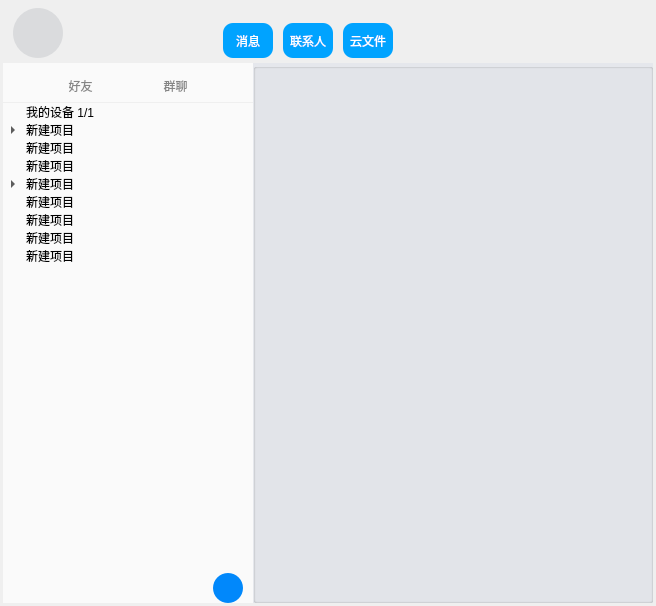
<?xml version="1.0" encoding="UTF-8"?>
<ui version="4.0">
 <class>LSChat</class>
 <widget class="QWidget" name="LSChat">
  <property name="geometry">
   <rect>
    <x>0</x>
    <y>0</y>
    <width>656</width>
    <height>606</height>
   </rect>
  </property>
  <property name="minimumSize">
   <size>
    <width>656</width>
    <height>606</height>
   </size>
  </property>
  <property name="baseSize">
   <size>
    <width>656</width>
    <height>606</height>
   </size>
  </property>
  <property name="windowTitle">
   <string>Form</string>
  </property>
  <widget class="QWidget" name="LSChatWidget" native="true">
   <property name="geometry">
    <rect>
     <x>3</x>
     <y>3</y>
     <width>650</width>
     <height>600</height>
    </rect>
   </property>
   <property name="minimumSize">
    <size>
     <width>650</width>
     <height>600</height>
    </size>
   </property>
   <property name="baseSize">
    <size>
     <width>650</width>
     <height>600</height>
    </size>
   </property>
   <property name="styleSheet">
    <string notr="true">QWidget#LSChatWidget{
	border-radius: 3px;
}</string>
   </property>
   <widget class="QStackedWidget" name="globalStackedWidget">
    <property name="geometry">
     <rect>
      <x>0</x>
      <y>60</y>
      <width>650</width>
      <height>540</height>
     </rect>
    </property>
    <property name="sizePolicy">
     <sizepolicy hsizetype="Preferred" vsizetype="Preferred">
      <horstretch>0</horstretch>
      <verstretch>0</verstretch>
     </sizepolicy>
    </property>
    <property name="minimumSize">
     <size>
      <width>650</width>
      <height>540</height>
     </size>
    </property>
    <property name="baseSize">
     <size>
      <width>650</width>
      <height>540</height>
     </size>
    </property>
    <property name="styleSheet">
     <string notr="true">QStackedWidget#stackedWidget{
	border-radius: 3px;
}</string>
    </property>
    <property name="currentIndex">
     <number>1</number>
    </property>
    <widget class="QWidget" name="sessionPage">
     <property name="minimumSize">
      <size>
       <width>650</width>
       <height>540</height>
      </size>
     </property>
     <property name="baseSize">
      <size>
       <width>650</width>
       <height>540</height>
      </size>
     </property>
     <property name="styleSheet">
      <string notr="true">QWidget#sessionPage{
	border-radius: 3px;
}</string>
     </property>
     <widget class="QListWidget" name="chatItemShowListWidget">
      <property name="geometry">
       <rect>
        <x>0</x>
        <y>0</y>
        <width>250</width>
        <height>540</height>
       </rect>
      </property>
      <property name="minimumSize">
       <size>
        <width>70</width>
        <height>540</height>
       </size>
      </property>
      <property name="maximumSize">
       <size>
        <width>250</width>
        <height>16777215</height>
       </size>
      </property>
      <property name="baseSize">
       <size>
        <width>250</width>
        <height>540</height>
       </size>
      </property>
      <property name="mouseTracking">
       <bool>false</bool>
      </property>
      <property name="styleSheet">
       <string notr="true">QListWidget{
	border: none;
	background-color: rgb(250, 250, 250);
}</string>
      </property>
     </widget>
     <widget class="QWidget" name="chatShowTopWidget" native="true">
      <property name="geometry">
       <rect>
        <x>329</x>
        <y>0</y>
        <width>141</width>
        <height>38</height>
       </rect>
      </property>
      <property name="sizePolicy">
       <sizepolicy hsizetype="Expanding" vsizetype="Expanding">
        <horstretch>0</horstretch>
        <verstretch>0</verstretch>
       </sizepolicy>
      </property>
      <property name="styleSheet">
       <string notr="true">background-color: rgb(255, 255, 255);</string>
      </property>
     </widget>
     <widget class="QListWidget" name="chatShowListWidget">
      <property name="geometry">
       <rect>
        <x>250</x>
        <y>40</y>
        <width>400</width>
        <height>385</height>
       </rect>
      </property>
      <property name="sizePolicy">
       <sizepolicy hsizetype="Expanding" vsizetype="Expanding">
        <horstretch>0</horstretch>
        <verstretch>0</verstretch>
       </sizepolicy>
      </property>
      <property name="minimumSize">
       <size>
        <width>400</width>
        <height>50</height>
       </size>
      </property>
      <property name="baseSize">
       <size>
        <width>400</width>
        <height>385</height>
       </size>
      </property>
      <property name="styleSheet">
       <string notr="true">QListWidget{
	border: none;
}</string>
      </property>
     </widget>
     <widget class="QTextEdit" name="chatTextEdit">
      <property name="geometry">
       <rect>
        <x>250</x>
        <y>465</y>
        <width>400</width>
        <height>35</height>
       </rect>
      </property>
      <property name="sizePolicy">
       <sizepolicy hsizetype="Expanding" vsizetype="Expanding">
        <horstretch>0</horstretch>
        <verstretch>0</verstretch>
       </sizepolicy>
      </property>
      <property name="minimumSize">
       <size>
        <width>400</width>
        <height>35</height>
       </size>
      </property>
      <property name="baseSize">
       <size>
        <width>400</width>
        <height>35</height>
       </size>
      </property>
      <property name="mouseTracking">
       <bool>false</bool>
      </property>
      <property name="styleSheet">
       <string notr="true">QTextEdit{
	border: none;
}
QScrollBar:vertical{
	width: 5px;
}
QScrollBar::handle:vertical{
	min-height: 10px;
}
</string>
      </property>
      <property name="lineWrapMode">
       <enum>QTextEdit::WidgetWidth</enum>
      </property>
      <property name="markdown">
       <string/>
      </property>
     </widget>
     <widget class="QWidget" name="chatSendWidget" native="true">
      <property name="geometry">
       <rect>
        <x>260</x>
        <y>500</y>
        <width>191</width>
        <height>40</height>
       </rect>
      </property>
      <property name="sizePolicy">
       <sizepolicy hsizetype="Expanding" vsizetype="Expanding">
        <horstretch>0</horstretch>
        <verstretch>0</verstretch>
       </sizepolicy>
      </property>
      <property name="mouseTracking">
       <bool>false</bool>
      </property>
      <property name="styleSheet">
       <string notr="true">background-color: rgb(255, 255, 255);</string>
      </property>
     </widget>
     <widget class="QPushButton" name="sendMsgBtn">
      <property name="geometry">
       <rect>
        <x>570</x>
        <y>510</y>
        <width>65</width>
        <height>25</height>
       </rect>
      </property>
      <property name="minimumSize">
       <size>
        <width>65</width>
        <height>25</height>
       </size>
      </property>
      <property name="maximumSize">
       <size>
        <width>65</width>
        <height>25</height>
       </size>
      </property>
      <property name="baseSize">
       <size>
        <width>65</width>
        <height>25</height>
       </size>
      </property>
      <property name="styleSheet">
       <string notr="true">QPushButton#sendMsgBtn{
	font-size: 12px;
	color: rgb(255, 255, 255);
	background-color: rgb(1, 136, 251);
	border-radius: 2px;
}
QPushButton#sendMsgBtn:hover{
	
	background-color: rgb(40, 165, 255);
}</string>
      </property>
      <property name="text">
       <string/>
      </property>
     </widget>
     <widget class="QPushButton" name="chatUsernameBtn">
      <property name="geometry">
       <rect>
        <x>260</x>
        <y>10</y>
        <width>51</width>
        <height>23</height>
       </rect>
      </property>
      <property name="cursor">
       <cursorShape>PointingHandCursor</cursorShape>
      </property>
      <property name="styleSheet">
       <string notr="true">QPushButton{
	background-color: rgb(255, 255, 255);
	border: none;
}
QPushButton:hover{
	text-decoration: underline;
}</string>
      </property>
      <property name="text">
       <string>张三</string>
      </property>
     </widget>
     <widget class="QPushButton" name="pushButton_2">
      <property name="geometry">
       <rect>
        <x>620</x>
        <y>10</y>
        <width>25</width>
        <height>25</height>
       </rect>
      </property>
      <property name="text">
       <string/>
      </property>
     </widget>
     <widget class="QPushButton" name="pushButton_3">
      <property name="geometry">
       <rect>
        <x>590</x>
        <y>10</y>
        <width>25</width>
        <height>25</height>
       </rect>
      </property>
      <property name="text">
       <string/>
      </property>
     </widget>
     <widget class="QPushButton" name="pushButton_4">
      <property name="geometry">
       <rect>
        <x>560</x>
        <y>10</y>
        <width>25</width>
        <height>25</height>
       </rect>
      </property>
      <property name="text">
       <string/>
      </property>
     </widget>
     <widget class="QPushButton" name="pushButton_5">
      <property name="geometry">
       <rect>
        <x>520</x>
        <y>10</y>
        <width>25</width>
        <height>25</height>
       </rect>
      </property>
      <property name="text">
       <string/>
      </property>
     </widget>
     <widget class="QFontComboBox" name="chatEditFontComboBox">
      <property name="geometry">
       <rect>
        <x>260</x>
        <y>430</y>
        <width>51</width>
        <height>22</height>
       </rect>
      </property>
     </widget>
     <widget class="QComboBox" name="chatEditComboBox">
      <property name="geometry">
       <rect>
        <x>320</x>
        <y>430</y>
        <width>69</width>
        <height>22</height>
       </rect>
      </property>
     </widget>
     <widget class="QPushButton" name="sendMsgTipBtn">
      <property name="geometry">
       <rect>
        <x>530</x>
        <y>510</y>
        <width>14</width>
        <height>14</height>
       </rect>
      </property>
      <property name="minimumSize">
       <size>
        <width>14</width>
        <height>14</height>
       </size>
      </property>
      <property name="maximumSize">
       <size>
        <width>14</width>
        <height>14</height>
       </size>
      </property>
      <property name="baseSize">
       <size>
        <width>14</width>
        <height>14</height>
       </size>
      </property>
      <property name="styleSheet">
       <string notr="true">QPushButton#sendMsgTipBtn{
	background-color: rgb(1, 136, 251);
	border-radius: 2px;
	color: rgb(255, 255, 255);
}
QPushButton#sendMsgTipBtn:hover{
	background-color: rgb(126, 195, 255);
}</string>
      </property>
      <property name="text">
       <string/>
      </property>
     </widget>
     <widget class="QLabel" name="sendMsgLabel">
      <property name="geometry">
       <rect>
        <x>470</x>
        <y>520</y>
        <width>54</width>
        <height>12</height>
       </rect>
      </property>
      <property name="sizePolicy">
       <sizepolicy hsizetype="Expanding" vsizetype="Expanding">
        <horstretch>0</horstretch>
        <verstretch>0</verstretch>
       </sizepolicy>
      </property>
      <property name="styleSheet">
       <string notr="true">QLabel#sendMsgLabel{
	color: rgb(255, 255, 255);
}</string>
      </property>
      <property name="text">
       <string>发送(S)</string>
      </property>
     </widget>
    </widget>
    <widget class="QWidget" name="listPage">
     <property name="minimumSize">
      <size>
       <width>650</width>
       <height>540</height>
      </size>
     </property>
     <property name="baseSize">
      <size>
       <width>650</width>
       <height>540</height>
      </size>
     </property>
     <property name="styleSheet">
      <string notr="true">QWidget#listPage{
	border-radius: 3px;
}</string>
     </property>
     <widget class="QStackedWidget" name="listStackedWidget">
      <property name="geometry">
       <rect>
        <x>0</x>
        <y>40</y>
        <width>250</width>
        <height>500</height>
       </rect>
      </property>
      <property name="minimumSize">
       <size>
        <width>250</width>
        <height>500</height>
       </size>
      </property>
      <property name="maximumSize">
       <size>
        <width>250</width>
        <height>16777215</height>
       </size>
      </property>
      <property name="baseSize">
       <size>
        <width>250</width>
        <height>500</height>
       </size>
      </property>
      <property name="currentIndex">
       <number>0</number>
      </property>
      <widget class="QWidget" name="friendListPage">
       <property name="minimumSize">
        <size>
         <width>250</width>
         <height>500</height>
        </size>
       </property>
       <property name="maximumSize">
        <size>
         <width>250</width>
         <height>16777215</height>
        </size>
       </property>
       <property name="baseSize">
        <size>
         <width>250</width>
         <height>500</height>
        </size>
       </property>
       <widget class="QTreeWidget" name="friTreeWidget">
        <property name="geometry">
         <rect>
          <x>0</x>
          <y>0</y>
          <width>250</width>
          <height>500</height>
         </rect>
        </property>
        <property name="styleSheet">
         <string notr="true">QTreeWidget#friTreeWidget{
	background-color: rgb(250, 250, 250);
	border: none;
}</string>
        </property>
        <property name="headerHidden">
         <bool>true</bool>
        </property>
        <column>
         <property name="text">
          <string/>
         </property>
        </column>
        <item>
         <property name="text">
          <string>我的设备 1/1</string>
         </property>
        </item>
        <item>
         <property name="text">
          <string>新建项目</string>
         </property>
         <item>
          <property name="text">
           <string>新建子项目</string>
          </property>
         </item>
         <item>
          <property name="text">
           <string>新建子项目</string>
          </property>
         </item>
         <item>
          <property name="text">
           <string>新建子项目</string>
          </property>
         </item>
         <item>
          <property name="text">
           <string>新建子项目</string>
          </property>
         </item>
        </item>
        <item>
         <property name="text">
          <string>新建项目</string>
         </property>
        </item>
        <item>
         <property name="text">
          <string>新建项目</string>
         </property>
        </item>
        <item>
         <property name="text">
          <string>新建项目</string>
         </property>
         <item>
          <property name="text">
           <string>新建子项目</string>
          </property>
         </item>
        </item>
        <item>
         <property name="text">
          <string>新建项目</string>
         </property>
        </item>
        <item>
         <property name="text">
          <string>新建项目</string>
         </property>
        </item>
        <item>
         <property name="text">
          <string>新建项目</string>
         </property>
        </item>
        <item>
         <property name="text">
          <string>新建项目</string>
         </property>
        </item>
       </widget>
       <widget class="QPushButton" name="listAddBtn1">
        <property name="geometry">
         <rect>
          <x>210</x>
          <y>470</y>
          <width>30</width>
          <height>30</height>
         </rect>
        </property>
        <property name="minimumSize">
         <size>
          <width>30</width>
          <height>30</height>
         </size>
        </property>
        <property name="maximumSize">
         <size>
          <width>30</width>
          <height>30</height>
         </size>
        </property>
        <property name="baseSize">
         <size>
          <width>30</width>
          <height>30</height>
         </size>
        </property>
        <property name="styleSheet">
         <string notr="true">QPushButton#listAddBtn1{
	font-size: 40px;
	color: rgb(255, 255, 255);
	background-color: #0188FB;
	border-radius: 15px;
	border-image: url(:/Icon/add.png);
}
QPushButton#listAddBtn1:hover{
	background-color: #289CFF;
}
QPushButton#listAddBtn1::menu-indicator{
	image: none;
}</string>
        </property>
       </widget>
      </widget>
      <widget class="QWidget" name="groupListPage">
       <property name="minimumSize">
        <size>
         <width>250</width>
         <height>500</height>
        </size>
       </property>
       <property name="maximumSize">
        <size>
         <width>250</width>
         <height>16777215</height>
        </size>
       </property>
       <property name="baseSize">
        <size>
         <width>250</width>
         <height>500</height>
        </size>
       </property>
       <widget class="QTreeWidget" name="grpTreeWidget">
        <property name="geometry">
         <rect>
          <x>0</x>
          <y>0</y>
          <width>250</width>
          <height>500</height>
         </rect>
        </property>
        <property name="styleSheet">
         <string notr="true">QTreeWidget#grpTreeWidget{
	background-color: rgb(250, 250, 250);
	border: none;
}</string>
        </property>
        <property name="headerHidden">
         <bool>true</bool>
        </property>
        <column>
         <property name="text">
          <string/>
         </property>
        </column>
        <item>
         <property name="text">
          <string>我的群聊 4</string>
         </property>
         <item>
          <property name="text">
           <string>新建子项目</string>
          </property>
         </item>
         <item>
          <property name="text">
           <string>新建子项目</string>
          </property>
         </item>
         <item>
          <property name="text">
           <string>新建子项目</string>
          </property>
         </item>
         <item>
          <property name="text">
           <string>新建子项目</string>
          </property>
         </item>
        </item>
        <item>
         <property name="text">
          <string>新建项目</string>
         </property>
         <item>
          <property name="text">
           <string>新建子项目</string>
          </property>
         </item>
         <item>
          <property name="text">
           <string>新建子项目</string>
          </property>
         </item>
         <item>
          <property name="text">
           <string>新建子项目</string>
          </property>
         </item>
         <item>
          <property name="text">
           <string>新建子项目</string>
          </property>
         </item>
        </item>
        <item>
         <property name="text">
          <string>新建项目</string>
         </property>
        </item>
        <item>
         <property name="text">
          <string>新建项目</string>
         </property>
        </item>
        <item>
         <property name="text">
          <string>新建项目</string>
         </property>
         <item>
          <property name="text">
           <string>新建子项目</string>
          </property>
         </item>
        </item>
        <item>
         <property name="text">
          <string>新建项目</string>
         </property>
        </item>
        <item>
         <property name="text">
          <string>新建项目</string>
         </property>
        </item>
        <item>
         <property name="text">
          <string>新建项目</string>
         </property>
        </item>
        <item>
         <property name="text">
          <string>新建项目</string>
         </property>
        </item>
       </widget>
       <widget class="QPushButton" name="listAddBtn2">
        <property name="geometry">
         <rect>
          <x>210</x>
          <y>470</y>
          <width>30</width>
          <height>30</height>
         </rect>
        </property>
        <property name="minimumSize">
         <size>
          <width>30</width>
          <height>30</height>
         </size>
        </property>
        <property name="maximumSize">
         <size>
          <width>30</width>
          <height>30</height>
         </size>
        </property>
        <property name="baseSize">
         <size>
          <width>30</width>
          <height>30</height>
         </size>
        </property>
        <property name="styleSheet">
         <string notr="true">QPushButton#listAddBtn2{
	font-size: 40px;
	color: rgb(255, 255, 255);
	background-color: #0188FB;
	border-radius: 15px;
	border-image: url(:/Icon/add.png);
}
QPushButton#listAddBtn2:hover{
	background-color: #289CFF;
}
QPushButton#listAddBtn2::menu-indicator{
	image: none;
}</string>
        </property>
       </widget>
      </widget>
     </widget>
     <widget class="QGroupBox" name="infoGroupBox">
      <property name="geometry">
       <rect>
        <x>250</x>
        <y>0</y>
        <width>400</width>
        <height>540</height>
       </rect>
      </property>
      <property name="minimumSize">
       <size>
        <width>400</width>
        <height>540</height>
       </size>
      </property>
      <property name="baseSize">
       <size>
        <width>400</width>
        <height>540</height>
       </size>
      </property>
      <property name="styleSheet">
       <string notr="true">QGroupBox#infoGroupBox{
	background-color: rgb(229, 231, 236);
}</string>
      </property>
      <property name="title">
       <string/>
      </property>
      <property name="alignment">
       <set>Qt::AlignCenter</set>
      </property>
      <property name="flat">
       <bool>false</bool>
      </property>
      <property name="checkable">
       <bool>false</bool>
      </property>
     </widget>
     <widget class="QWidget" name="listShowTopwidget" native="true">
      <property name="geometry">
       <rect>
        <x>0</x>
        <y>0</y>
        <width>250</width>
        <height>39</height>
       </rect>
      </property>
      <property name="minimumSize">
       <size>
        <width>250</width>
        <height>39</height>
       </size>
      </property>
      <property name="maximumSize">
       <size>
        <width>250</width>
        <height>39</height>
       </size>
      </property>
      <property name="baseSize">
       <size>
        <width>250</width>
        <height>39</height>
       </size>
      </property>
      <property name="styleSheet">
       <string notr="true">background-color: rgb(250, 250, 250);</string>
      </property>
      <widget class="QPushButton" name="toGrpListBtn">
       <property name="geometry">
        <rect>
         <x>135</x>
         <y>10</y>
         <width>75</width>
         <height>25</height>
        </rect>
       </property>
       <property name="styleSheet">
        <string notr="true">QPushButton{
	font: 75 12px &quot;微软雅黑&quot;;
	color: rgb(133, 133, 133);
	border: none;
}
QPushButton:hover{
	color: rgb(59, 59, 59);
}</string>
       </property>
       <property name="text">
        <string>群聊</string>
       </property>
      </widget>
      <widget class="QPushButton" name="toFriListBtn">
       <property name="geometry">
        <rect>
         <x>40</x>
         <y>10</y>
         <width>75</width>
         <height>25</height>
        </rect>
       </property>
       <property name="styleSheet">
        <string notr="true">QPushButton{
	color: rgb(133, 133, 133);
	border: none;
	font: 75 12px &quot;微软雅黑&quot;;
}
QPushButton:hover{
	color: rgb(59, 59, 59);
}</string>
       </property>
       <property name="text">
        <string>好友</string>
       </property>
      </widget>
      <widget class="Line" name="toFriListLine">
       <property name="geometry">
        <rect>
         <x>63</x>
         <y>37</y>
         <width>30</width>
         <height>5</height>
        </rect>
       </property>
       <property name="minimumSize">
        <size>
         <width>30</width>
         <height>5</height>
        </size>
       </property>
       <property name="maximumSize">
        <size>
         <width>30</width>
         <height>5</height>
        </size>
       </property>
       <property name="baseSize">
        <size>
         <width>30</width>
         <height>5</height>
        </size>
       </property>
       <property name="styleSheet">
        <string notr="true">border-color: rgb(250, 250, 250);
border: none;</string>
       </property>
       <property name="lineWidth">
        <number>2</number>
       </property>
       <property name="orientation">
        <enum>Qt::Horizontal</enum>
       </property>
      </widget>
      <widget class="Line" name="toGrpListLine">
       <property name="geometry">
        <rect>
         <x>163</x>
         <y>37</y>
         <width>30</width>
         <height>5</height>
        </rect>
       </property>
       <property name="minimumSize">
        <size>
         <width>30</width>
         <height>5</height>
        </size>
       </property>
       <property name="maximumSize">
        <size>
         <width>30</width>
         <height>5</height>
        </size>
       </property>
       <property name="baseSize">
        <size>
         <width>30</width>
         <height>5</height>
        </size>
       </property>
       <property name="styleSheet">
        <string notr="true">background-color: rgb(250, 250, 250);
border: none;</string>
       </property>
       <property name="lineWidth">
        <number>2</number>
       </property>
       <property name="orientation">
        <enum>Qt::Horizontal</enum>
       </property>
      </widget>
     </widget>
    </widget>
    <widget class="QWidget" name="page">
     <widget class="QPushButton" name="pushButton_7">
      <property name="geometry">
       <rect>
        <x>170</x>
        <y>140</y>
        <width>281</width>
        <height>23</height>
       </rect>
      </property>
      <property name="text">
       <string>这里是云文件</string>
      </property>
     </widget>
    </widget>
   </widget>
   <widget class="QWidget" name="topWidget" native="true">
    <property name="geometry">
     <rect>
      <x>0</x>
      <y>0</y>
      <width>650</width>
      <height>60</height>
     </rect>
    </property>
    <property name="minimumSize">
     <size>
      <width>650</width>
      <height>60</height>
     </size>
    </property>
    <property name="maximumSize">
     <size>
      <width>16777215</width>
      <height>60</height>
     </size>
    </property>
    <property name="sizeIncrement">
     <size>
      <width>650</width>
      <height>60</height>
     </size>
    </property>
    <property name="styleSheet">
     <string notr="true">QWidget#topWidget{
	border-radius: 3px;
	border-image: url(:/Icon/topbg.png);
}</string>
    </property>
    <widget class="QPushButton" name="closeBtn">
     <property name="geometry">
      <rect>
       <x>610</x>
       <y>20</y>
       <width>25</width>
       <height>25</height>
      </rect>
     </property>
     <property name="styleSheet">
      <string notr="true">QPushButton{
	image: url(:/Icon/close2.png);
	border-radius: 0;
	background-color: rgba(255, 255, 255, 0);
}
QPushButton:hover{
	image: url(:/Icon/close.png);
	background-color: rgb(255, 0, 0);
}</string>
     </property>
     <property name="text">
      <string/>
     </property>
    </widget>
    <widget class="QPushButton" name="miniBtn">
     <property name="geometry">
      <rect>
       <x>550</x>
       <y>20</y>
       <width>25</width>
       <height>25</height>
      </rect>
     </property>
     <property name="styleSheet">
      <string notr="true">QPushButton{
	image: url(:/Icon/mini2.png);
	border-radius: 0;
	background-color: rgba(255, 255, 255, 0);
}
QPushButton:hover{
	image: url(:/Icon/mini.png);
}</string>
     </property>
     <property name="text">
      <string/>
     </property>
    </widget>
    <widget class="QPushButton" name="myBtn">
     <property name="geometry">
      <rect>
       <x>10</x>
       <y>5</y>
       <width>50</width>
       <height>50</height>
      </rect>
     </property>
     <property name="minimumSize">
      <size>
       <width>50</width>
       <height>50</height>
      </size>
     </property>
     <property name="maximumSize">
      <size>
       <width>50</width>
       <height>50</height>
      </size>
     </property>
     <property name="baseSize">
      <size>
       <width>50</width>
       <height>50</height>
      </size>
     </property>
     <property name="styleSheet">
      <string notr="true">border-image: url(:/Icon/user.png);
background-color: rgb(218, 219, 221);
border-radius:25px;</string>
     </property>
     <property name="text">
      <string/>
     </property>
    </widget>
    <widget class="QPushButton" name="toSessionBtn">
     <property name="geometry">
      <rect>
       <x>220</x>
       <y>20</y>
       <width>50</width>
       <height>35</height>
      </rect>
     </property>
     <property name="minimumSize">
      <size>
       <width>50</width>
       <height>35</height>
      </size>
     </property>
     <property name="maximumSize">
      <size>
       <width>50</width>
       <height>35</height>
      </size>
     </property>
     <property name="baseSize">
      <size>
       <width>50</width>
       <height>35</height>
      </size>
     </property>
     <property name="styleSheet">
      <string notr="true">QPushButton{
	font-size: 12px;
	color: rgb(255, 255, 255);
	background-color: #00A3FF;
	border-radius: 10px;
}
QPushButton:hover{
	background-color: #3CC3F5;
}</string>
     </property>
     <property name="text">
      <string>消息</string>
     </property>
    </widget>
    <widget class="QPushButton" name="toListBtn">
     <property name="geometry">
      <rect>
       <x>280</x>
       <y>20</y>
       <width>50</width>
       <height>35</height>
      </rect>
     </property>
     <property name="minimumSize">
      <size>
       <width>50</width>
       <height>35</height>
      </size>
     </property>
     <property name="maximumSize">
      <size>
       <width>50</width>
       <height>35</height>
      </size>
     </property>
     <property name="baseSize">
      <size>
       <width>50</width>
       <height>35</height>
      </size>
     </property>
     <property name="styleSheet">
      <string notr="true">QPushButton{
	font-size: 12px;
	color: rgb(255, 255, 255);
	background-color: #00A3FF;
	border-radius: 10px;
}
QPushButton:hover{
	background-color: #3CC3F5;
}</string>
     </property>
     <property name="text">
      <string>联系人</string>
     </property>
    </widget>
    <widget class="QPushButton" name="toYunBtn">
     <property name="geometry">
      <rect>
       <x>340</x>
       <y>20</y>
       <width>50</width>
       <height>35</height>
      </rect>
     </property>
     <property name="minimumSize">
      <size>
       <width>50</width>
       <height>35</height>
      </size>
     </property>
     <property name="maximumSize">
      <size>
       <width>50</width>
       <height>35</height>
      </size>
     </property>
     <property name="baseSize">
      <size>
       <width>50</width>
       <height>35</height>
      </size>
     </property>
     <property name="styleSheet">
      <string notr="true">QPushButton{
	font-size: 12px;
	color: rgb(255, 255, 255);
	background-color: #00A3FF;
	border-radius: 10px;
}
QPushButton:hover{
	background-color: #3CC3F5;
}</string>
     </property>
     <property name="text">
      <string>云文件</string>
     </property>
    </widget>
   </widget>
  </widget>
 </widget>
 <resources/>
 <connections>
  <connection>
   <sender>closeBtn</sender>
   <signal>clicked()</signal>
   <receiver>LSChat</receiver>
   <slot>close()</slot>
   <hints>
    <hint type="sourcelabel">
     <x>627</x>
     <y>34</y>
    </hint>
    <hint type="destinationlabel">
     <x>737</x>
     <y>163</y>
    </hint>
   </hints>
  </connection>
  <connection>
   <sender>miniBtn</sender>
   <signal>clicked()</signal>
   <receiver>LSChat</receiver>
   <slot>lower()</slot>
   <hints>
    <hint type="sourcelabel">
     <x>564</x>
     <y>32</y>
    </hint>
    <hint type="destinationlabel">
     <x>721</x>
     <y>111</y>
    </hint>
   </hints>
  </connection>
 </connections>
</ui>
